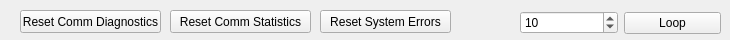
     <widget class="QWidget" name="widget" native="true">
      <property name="minimumSize">
       <size>
        <width>0</width>
        <height>40</height>
       </size>
      </property>
      <property name="maximumSize">
       <size>
        <width>16777215</width>
        <height>30</height>
       </size>
      </property>
      <widget class="QPushButton" name="pushButton">
       <property name="geometry">
        <rect>
         <x>20</x>
         <y>10</y>
         <width>141</width>
         <height>23</height>
        </rect>
       </property>
       <property name="text">
        <string>Reset Comm Diagnostics</string>
       </property>
      </widget>
      <widget class="QPushButton" name="pushButton_2">
       <property name="geometry">
        <rect>
         <x>170</x>
         <y>10</y>
         <width>141</width>
         <height>23</height>
        </rect>
       </property>
       <property name="text">
        <string>Reset Comm Statistics</string>
       </property>
      </widget>
      <widget class="QPushButton" name="bResetSystem">
       <property name="geometry">
        <rect>
         <x>320</x>
         <y>10</y>
         <width>131</width>
         <height>23</height>
        </rect>
       </property>
       <property name="text">
        <string>Reset System Errors</string>
       </property>
      </widget>
      <widget class="QWidget" name="layoutWidget">
       <property name="geometry">
        <rect>
         <x>520</x>
         <y>10</y>
         <width>201</width>
         <height>26</height>
        </rect>
       </property>
       <layout class="QHBoxLayout" name="horizontalLayout_5">
        <item>
         <widget class="QSpinBox" name="eFOELoopCounter">
          <property name="minimum">
           <number>1</number>
          </property>
          <property name="maximum">
           <number>1000</number>
          </property>
          <property name="value">
           <number>10</number>
          </property>
         </widget>
        </item>
        <item>
         <widget class="QPushButton" name="bFOELoop">
          <property name="text">
           <string>Loop</string>
          </property>
         </widget>
        </item>
       </layout>
      </widget>
     </widget>
